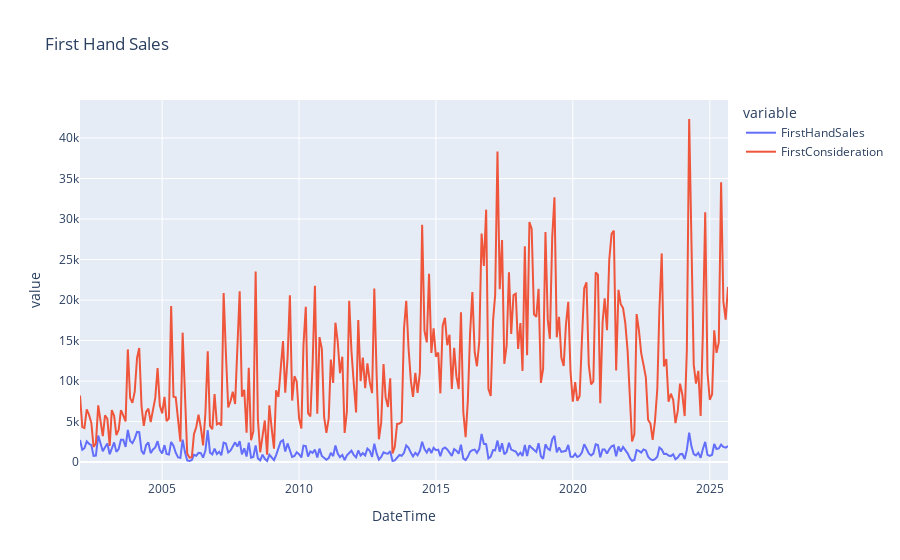

The cell this chart's notebook holds for it:
### Code cell
fig = px.line(data, x=data.index, y=["FirstHandSales","FirstConsideration"], title='First Hand Sales')
fig.show()

### Figure 1 — Plotly figure (JSON) as saved in the notebook; plotly's stock layout.template omitted (floating-point values rounded to 4 significant figures; data arrays with more than 128 entries replaced by an {"elided": "..."} marker saying what was removed)
{"data": [{"hovertemplate": "variable=FirstHandSales<br>DateTime=%{x}<br>value=%{y}<extra></extra>", "legendgroup": "FirstHandSales", "line": {"color": "#636efa", "dash": "solid"}, "marker": {"symbol": "circle"}, "mode": "lines", "name": "FirstHandSales", "orientation": "v", "showlegend": true, "type": "scatter", "x": {"elided": "285 str values"}, "xaxis": "x", "y": {"elided": "285 int values"}, "yaxis": "y"}, {"hovertemplate": "variable=FirstConsideration<br>DateTime=%{x}<br>value=%{y}<extra></extra>", "legendgroup": "FirstConsideration", "line": {"color": "#EF553B", "dash": "solid"}, "marker": {"symbol": "circle"}, "mode": "lines", "name": "FirstConsideration", "orientation": "v", "showlegend": true, "type": "scatter", "x": {"elided": "285 str values"}, "xaxis": "x", "y": {"elided": "285 int values"}, "yaxis": "y"}], "layout": {"legend": {"title": {"text": "variable"}, "tracegroupgap": 0}, "title": {"text": "First Hand Sales"}, "xaxis": {"anchor": "y", "domain": [0, 1], "title": {"text": "DateTime"}}, "yaxis": {"anchor": "x", "domain": [0, 1], "title": {"text": "value"}}}}
